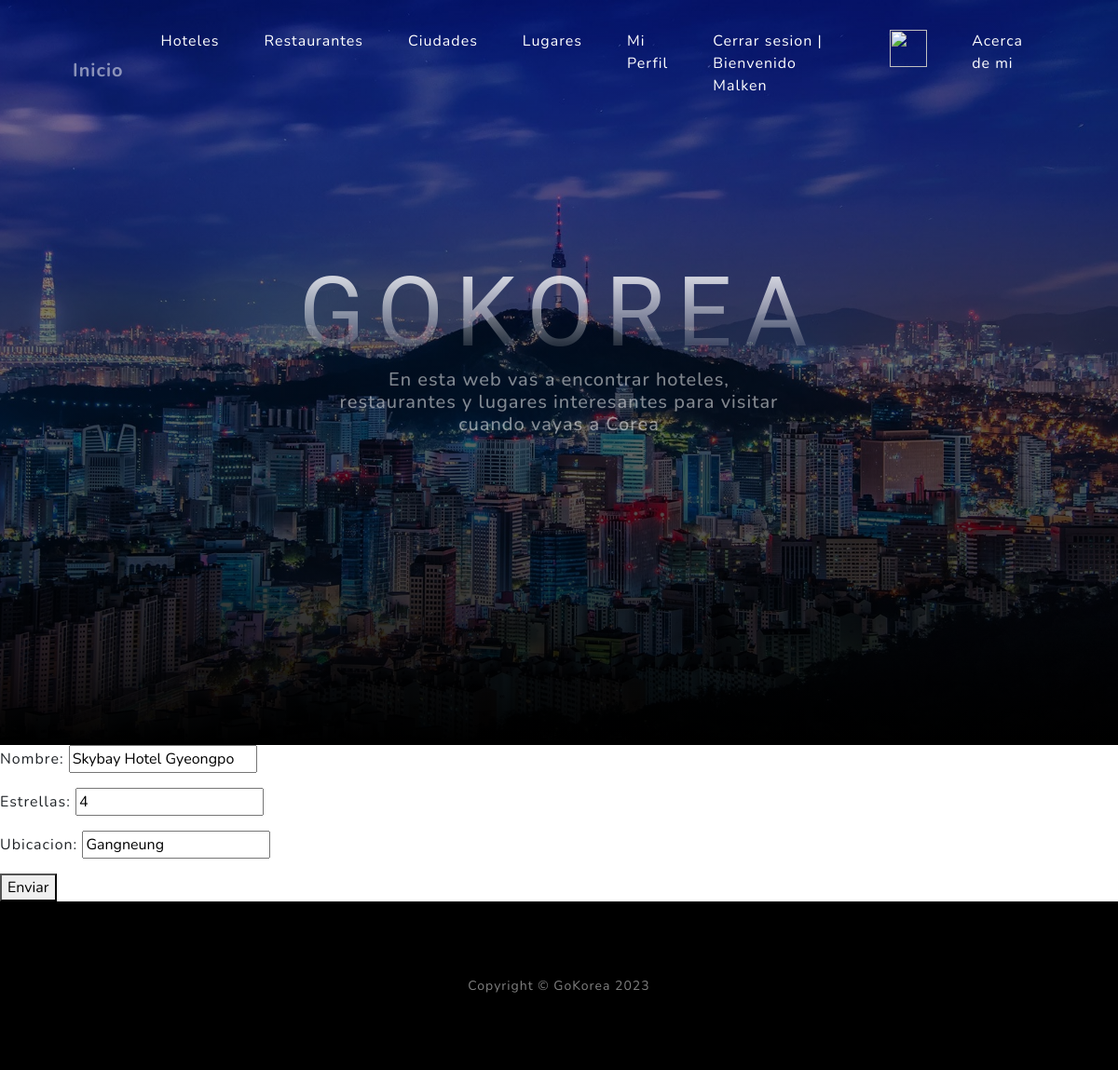
Screenshot of /app/hoteles/actualizar_hotel/1/ (signed in) with the database file from the repository.
### app/models.py (models this page shows, shortened)
class Hotel(models.Model):
    nombre = models.CharField(max_length=50)
    estrellas = models.IntegerField()
    ubicacion = models.CharField(max_length=50)

### app/views.py (the view)
# urls.py: path('hoteles/actualizar_hotel/<int:pk>/', HotelUpdate.as_view(), name = "hotel_update"),
class HotelUpdate(LoginRequiredMixin, UpdateView):
    model = Hotel
    fields = ['nombre','estrellas','ubicacion']
    success_url = reverse_lazy('hoteles')

### app/templates/app/hotel_form.html (shortened to what this page needs)
{% extends 'app/index.html' %}
{% load static %}
{% block cuerpo %}
<form method="post">
    {{ form.as_p }}
    <button type="submit">Enviar</button>
</form>
{% endblock cuerpo %}

### app/templates/app/index.html (shortened to what this page needs)
<!DOCTYPE html>
<html lang="en">
    <head>
        {% load static %}
        <link href="{% static 'app/css/styles.css' %}" rel="stylesheet" />
    </head>
    <body id="page-top">
        <nav class="navbar navbar-expand-lg navbar-light fixed-top" id="mainNav">
            <div class="container px-4 px-lg-5">
                <a class="navbar-brand" href="{% url 'index' %}">Inicio</a>
                <div class="collapse navbar-collapse" id="navbarResponsive">
                    <ul class="navbar-nav ms-auto">
                        {% if user.is_authenticated %}
                            <li class="nav-item"><a class="nav-link" href="{% url 'hoteles' %}"><p style="color: white">Hoteles</p></a></li>
                            <li class="nav-item"><a class="nav-link" href="{% url 'restaurantes' %}"><p style="color: white">Restaurantes</p></a></li>
                            <li class="nav-item"><a class="nav-link" href="{% url 'ciudades' %}"><p style="color: white">Ciudades</p></a></li>
                            <li class="nav-item"><a class="nav-link" href="{% url 'lugares' %}"><p style="color: white">Lugares</p></a></li>
                            <li class="nav-item"><a class="nav-link" href="{% url 'editar_usuario' %}"><p style="color: white">Mi Perfil</p></a></li>
                            <li class="nav-item"><a class="nav-link" href="{% url 'logout' %}"><p style="color: white">Cerrar sesion | Bienvenido {{user.username}}</p></a></li>
                            <div>
                                <li class="nav-item"><a class="nav-link" href="{% url 'editar_avatar' %}"><img src="{{ request.session.avatar }}" height="40px" width="40px"></a></li>
                            </div>
                        {% else %}
                            <li class="nav-item"><a class="nav-link" href="{% url 'login' %}">Iniciar sesión</a></li>
                            <li class="nav-item"><a class="nav-link" href="{% url 'registro' %}">Registrarse</a></li>
                        {% endif %}
                        <li class="nav-item"><a class="nav-link" href="{% url 'acerca_de_mi' %}"><p style="color: white">Acerca de mi</p></a></li>
                    </ul>
                </div>
            </div>
        </nav>
        <header class="masthead">
            <div class="container px-4 px-lg-5 d-flex h-100 align-items-center justify-content-center">
                <div class="d-flex justify-content-center">
                    <div class="text-center">
                        <h1 class="mx-auto my-0 text-uppercase">GoKorea</h1>
                        <h2 class="text-white-50 mx-auto mt-2 mb-5">En esta web vas a encontrar hoteles, restaurantes y lugares interesantes para visitar cuando vayas a Corea</h2>
                    </div>
                </div>
            </div>
        </header>
            {% block cuerpo %}
            {% endblock cuerpo %}
        <footer class="footer bg-black small text-center text-white-50"><div class="container px-4 px-lg-5">Copyright &copy; GoKorea 2023</div></footer>
    </body>
</html>

### rows the page displays
Hotel: nombre "Skybay Hotel Gyeongpo", estrellas "4", ubicacion "Gangneung"

### other values shown
{{ user.username }} "Malken"
